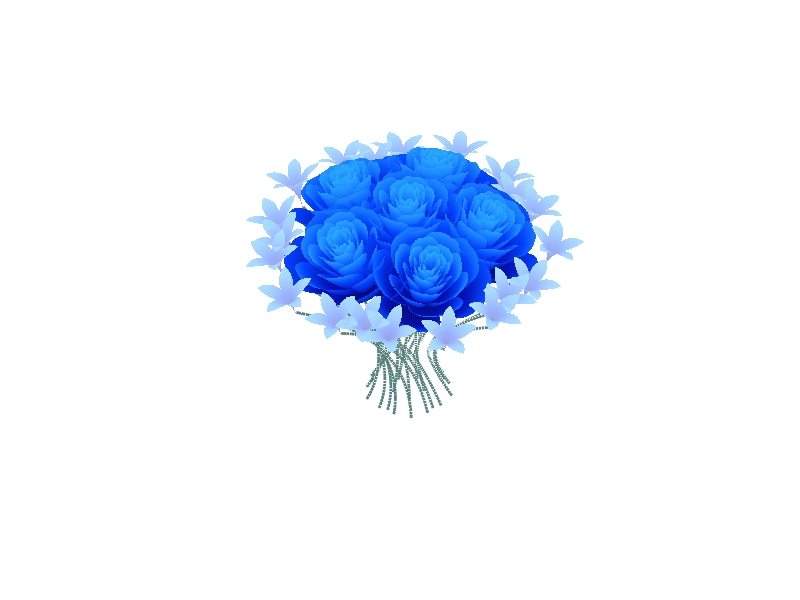

Here is the MATLAB script that generated this plot:
function roseBouquet(varargin)
% Zhaoxu Liu / slandarer (2026). rose bouquet 
% (https://www.mathworks.com/matlabcentral/fileexchange/154496-rose-bouquet), 
% MATLAB Central File Exchange. Retrieved April 15, 2026.
ax = gca; CList = [.02 .04 .39; .02 .06 .69; .01 .26 .99; .17 .69 1];
if nargin >= 1 && isa(varargin{1}, 'matlab.graphics.axis.Axes')
    ax = varargin{1};
    if nargin >= 2
        CList = varargin{2};
    end
elseif nargin >= 1
    CList = varargin{1};
    if nargin >= 2
        ax = varargin{2};
    end
end
hold(ax, 'on'); view(-87.5, 42); axis equal off
% Basic surface for rose
[xr, tr] = meshgrid((0:24)./24, (0:0.5:575)./575.*20.*pi + 4*pi);
pr = (pi/2)*exp(- tr./(8*pi));
cr = sin(15*tr)/150;
ur = 1 - (1 - mod(3.6*tr,2*pi)./pi).^4./2 + cr;
yr = 2*(xr.^2 - xr).^2.*sin(pr);
rr = ur.*(xr.*sin(pr) + yr.*cos(pr));
hr = ur.*(xr.*cos(pr) - yr.*sin(pr)) + .35;
xr = rr.*cos(tr);
yr = rr.*sin(tr);
% Basic surface for lily
rl = 0:.01:1;
tl = linspace(0, 2, 151);
wl = rl'*((abs((1 - mod(tl*5, 2))))/2 + .3);
xl = wl.*cospi(tl)./2.5;
yl = wl.*sinpi(tl)./2.5; 
hl = ((- cospi(wl*1.2) + 1).^.2)./2.5 + .32;

% Rotation matrix
Rx = @(rx) [1, 0, 0; 0, cos(rx), -sin(rx); 0, sin(rx), cos(rx)];
Rz = @(yz) [cos(yz), - sin(yz), 0; sin(yz), cos(yz), 0; 0, 0, 1];
Rz1 = Rz(pi/5); Rz2 = Rz(2*pi/5); Rz3 = Rz(2*pi/15);
Rx1 = Rx(pi/8); Rx2 = Rx(pi/9);

propr = {'EdgeAlpha',0.05, 'EdgeColor',[0 0 0], 'FaceColor','interp', 'CData',H2C(hr,CList)};
propl = {'EdgeColor','none', 'FaceColor','interp', 'CData',H2C(hl,CList.*.4 + .6)};

% Draw rose
surface(xr, yr, hr, propr{:})
[U, V, W] = matRotate(xr, yr, hr, Rx1);
V = V - .4; W = W - .1;
for k = 1:5
    [U, V, W] = matRotate(U, V, W, Rz2);
    surface(ax, U, V, W, propr{:})
    drawStraw(ax, U, V, W)
end

% Draw lily
[U, V, W] = matRotate(xl, yl, hl, Rx2);
Us{1} = U; Vs{1} = V - 1.35; Ws{1} = W;
[U, V, W] = matRotate(U, V - 1.15, W, Rz1);
Us{2} = U; Vs{2} = V; Ws{2} = W;
[U, V, W] = matRotate(xl, yl, hl, Rx2);
[U, V, W] = matRotate(U, V - 1.25, W, Rz3);
Us{3} = U; Vs{3} = V; Ws{3} = W;
[U, V, W] = matRotate(U, V, W, Rz3);
Us{4} = U; Vs{4} = V; Ws{4} = W;
for s = 1:4
    for k = 1:5
        [Us{s}, Vs{s}, Ws{s}] = matRotate(Us{s}, Vs{s}, Ws{s}, Rz2);
        surface(ax, Us{s}, Vs{s}, Ws{s}, propl{:})
        drawStraw(ax, Us{s}, Vs{s}, Ws{s})
    end
end

% Basic functions
    function C = H2C(H, CL)
        X = rescale(H, 0, 1);
        C = interp1(rescale(1:size(CL, 1), 0, 1), CL, X);
    end
    function [U, V, W] = matRotate(X, Y, Z, R)
        U = X; V = Y; W = Z;
        for i = 1:numel(X)
            v = [X(i); Y(i); Z(i)];
            n = R*v; U(i) = n(1); V(i) = n(2); W(i) = n(3);
        end
    end
    function pnts = bezierCurve(pnts, N)
        t = linspace(0, 1, N);
        p = size(pnts, 1) - 1;
        coe1 = factorial(p)./factorial(0:p)./factorial(p:-1:0);
        coe2 = ((t).^((0:p)')).*((1 - t).^((p:-1:0)'));
        pnts = (pnts'*(coe1'.*coe2))';
    end
    function drawStraw(ax, X, Y, Z)
        [m, n] = find(Z == min(min(Z)));
        m = m(1); n = n(1);
        x1 = X(m, n); y1 = Y(m, n); z1 = Z(m, n) + .03;
        xx = [x1, 0, (x1.*cos(pi/3) - y1.*sin(pi/3))./3].';
        yy = [y1, 0, (y1.*cos(pi/3) + x1.*sin(pi/3))./3].';
        zz = [z1, -.7, -1.5].';
        strawPnts = bezierCurve([xx, yy, zz], 50);
        plot3(ax, strawPnts(:,1), strawPnts(:,2), strawPnts(:,3),...
            'Color',[88,130,126]./255, 'LineWidth',2)
    end
end
